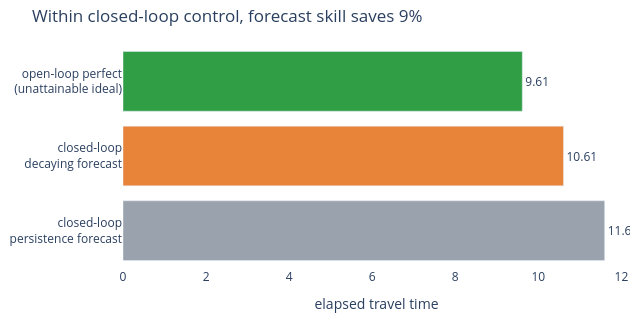

Notebook source saved alongside this figure:
### Code cell
# The unattainable ideal, and the closed-loop pair that isolates forecast skill.
labels = ["open-loop perfect<br>(unattainable ideal)", "closed-loop<br>decaying forecast",
          "closed-loop<br>persistence forecast"]
vals = [perfect_ideal, cl_decaying.arrival_time, cl_persist.arrival_time]
colors = [PALETTE["green"], PALETTE["accent"], PALETTE["muted"]]
fig = go.Figure(go.Bar(x=vals, y=labels, orientation="h",
                       marker_color=colors, text=[f"{v:.2f}" for v in vals],
                       textposition="outside"))
fig.update_layout(
    title=f"Within closed-loop control, forecast skill saves {100 * skill_gain:.0f}%",
    xaxis_title="elapsed travel time", height=320, width=640,
    paper_bgcolor="white", plot_bgcolor="white",
    yaxis=dict(autorange="reversed"), margin=dict(l=10, r=10, t=44, b=10))
fig.show()

### Figure 1 — Plotly figure (JSON) as saved in the notebook; plotly's stock layout.template omitted (floating-point values rounded to 4 significant figures)
{"data": [{"marker": {"color": ["#2f9e44", "#e8833a", "#9aa3ad"]}, "orientation": "h", "text": ["9.61", "10.61", "11.60"], "textposition": "outside", "type": "bar", "x": [9.614, 10.61, 11.6], "y": ["open-loop perfect<br>(unattainable ideal)", "closed-loop<br>decaying forecast", "closed-loop<br>persistence forecast"]}], "layout": {"height": 320, "margin": {"b": 10, "l": 10, "r": 10, "t": 44}, "paper_bgcolor": "white", "plot_bgcolor": "white", "title": {"text": "Within closed-loop control, forecast skill saves 9%"}, "width": 640, "xaxis": {"title": {"text": "elapsed travel time"}}, "yaxis": {"autorange": "reversed"}}}
